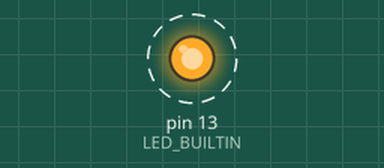
Simulated run of this sketch. Board: Arduino Uno, built with avr-gcc and run on an emulated ATmega328P. Parts: output pins drawn as LEDs (lit = HIGH). Dashed ring = blinking. What the sketch prints to the serial monitor is not drawn.

Above: at 0.5 s.
Timing chart, 0 to 4.6 s (numbered marks = the images above):
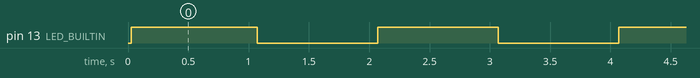

The sketch:

debugger.ino
```cpp
/*
  Debugger for "It Has a Pulse"

  Same blink, but it also reports to the Serial Monitor so you can see
  the board is alive and running your code.

  Open Tools > Serial Monitor and set the speed to 9600.
*/

int blinkCount = 0;

void setup() {
  Serial.begin(9600);
  pinMode(LED_BUILTIN, OUTPUT);

  Serial.println("--- It Has a Pulse: debugger ---");
  Serial.println("If you can read this, the board is running your code.");
}

void loop() {
  digitalWrite(LED_BUILTIN, HIGH);
  Serial.print("LED ON   blink #");
  Serial.print(blinkCount);
  Serial.print("   running for ");
  Serial.print(millis() / 1000);
  Serial.println(" seconds");
  delay(1000);

  digitalWrite(LED_BUILTIN, LOW);
  Serial.println("LED OFF");
  delay(1000);

  blinkCount++;

  // If the blink count ever jumps back to 0, the board restarted.
  // That usually means it lost power for a moment.
}
```

Measured:
- by itself, pin 13 (LED_BUILTIN): alternates HIGH for 1.0 s and LOW for 1.0 s
